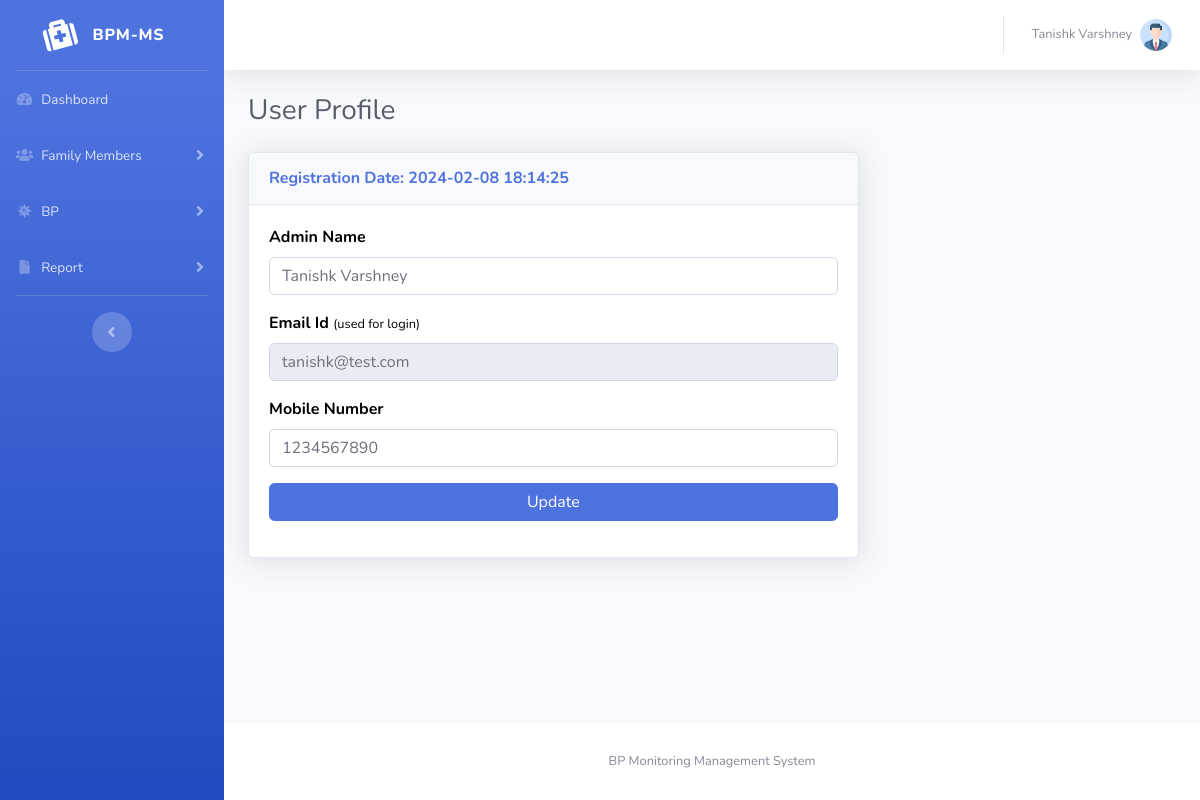
/bpmms/profile.php (signed in), run on the app's committed database.
### tables this page shows
CREATE TABLE `tbluserregistration` (
  `id` int(11) NOT NULL,
  `fullName` varchar(220) DEFAULT NULL,
  `emailid` varchar(255) DEFAULT NULL,
  `mobileNumber` bigint(11) DEFAULT NULL,
  `loginPassword` varchar(120) DEFAULT NULL,
  `regDate` timestamp NULL DEFAULT current_timestamp()
);

### bpmms/profile.php (the view, shortened to what this page needs)
<?php session_start();
include_once('includes/config.php');
if (strlen($_SESSION['aid']==0)) {
  header('location:logout.php');
  } else{
?>
<!DOCTYPE html>
<html lang="en">
<head>
    <link href="vendor/fontawesome-free/css/all.min.css" rel="stylesheet" type="text/css">
    <link href="css/sb-admin-2.min.css" rel="stylesheet">
</head>
<body id="page-top">
    <div id="wrapper">
<?php include_once('includes/sidebar.php');?>
        <div id="content-wrapper" class="d-flex flex-column">
            <div id="content">
          <?php include_once('includes/topbar.php');?>
                <div class="container-fluid">
                    <h1 class="h3 mb-4 text-gray-800">User Profile</h1>
     <form method="post"  name="adminprofile" >
  <div class="row">
                        <div class="col-lg-8">
                            <div class="card shadow mb-4">
                <?php
$uid=$_SESSION['aid'];
$ret=mysqli_query($con,"select * from tbluserregistration where id='$uid'");
while ($row=mysqli_fetch_array($ret)) {
?>
                                <div class="card-header py-3">
                                    <h6 class="m-0 font-weight-bold text-primary">Registration Date: <?php  echo $row['regDate'];?></h6>
                                </div>
                                <div class="card-body">
     <div class="form-group">
                            <label>Admin Name</label>
           <input type="text" class="form-control" name="fullname" value="<?php  echo $row['fullName'];?>" required='true'>
                                        </div>
                        <div class="form-group">
                            <label>Email Id <small>(used for login)</small></label>
                       <input type="text" class="form-control" name="email" value="<?php  echo $row['emailid'];?>" readonly='true'>
                                        </div>
<div class="form-group">
<label>Mobile Number</label>
<input type="text" class="form-control" name="mobilenumber" value="<?php  echo $row['mobileNumber'];?>" required='true'>
</div>
<?php } ?>
        <div class="form-group">
                                 <input type="submit" class="btn btn-primary btn-user btn-block" name="update" id="update" value="Update">
                             </div>
                                </div>
                            </div>
                        </div>
                    </div>
</form>
                </div>
            </div>
           <?php include_once('includes/footer.php');?>
        </div>
    </div>
</body>
</html>
<?php } ?>

### bpmms/includes/topbar.php (shortened to what this page needs)
      <nav class="navbar navbar-expand navbar-light bg-white topbar mb-4 static-top shadow">
            <?php if($_SESSION['aid']):?>
                    <ul class="navbar-nav ml-auto">
                        <li class="nav-item dropdown no-arrow">
                            <a class="nav-link dropdown-toggle" href="#" id="userDropdown" role="button"
                                data-toggle="dropdown" aria-haspopup="true" aria-expanded="false">
                <?php
$adid=$_SESSION['aid'];
$ret1=mysqli_query($con,"select fullName from tbluserregistration where ID='$adid'");
while($row1=mysqli_fetch_array($ret1)){
?>
                                <span class="mr-2 d-none d-lg-inline text-gray-600 small"><?php  echo $row1['fullName'];?></span>
                           <?php } ?>
                                <img class="img-profile rounded-circle"
                                    src="img/profile.png">
                            </a>
                        </li>
                    </ul>
                <?php endif;?>
                </nav>

### bpmms/profile.php (style rules this page uses)
label { font-size:16px; font-weight:bold; color:#000; }

### data on the page
tbluserregistration: fullName "Tanishk Varshney", regDate "2024-02-08 18:14:25", fullname "Tanishk Varshney", email "tanishk@test.com", mobilenumber "1234567890"
